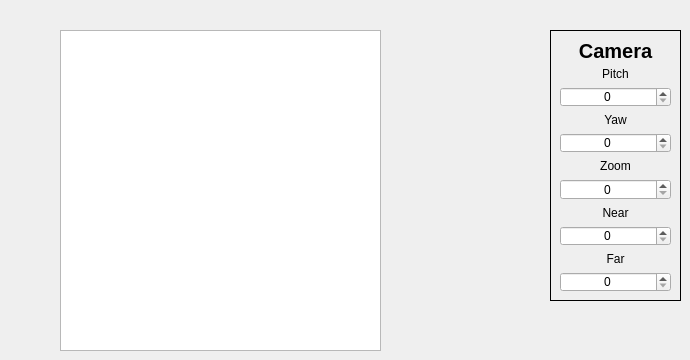
    <widget class="QWidget" name="cameraPage">
     <widget class="QFrame" name="camera">
      <property name="geometry">
       <rect>
        <x>550</x>
        <y>30</y>
        <width>131</width>
        <height>271</height>
       </rect>
      </property>
      <property name="frameShape">
       <enum>QFrame::Box</enum>
      </property>
      <property name="frameShadow">
       <enum>QFrame::Plain</enum>
      </property>
      <layout class="QGridLayout" name="gridLayout_2">
       <item row="0" column="0">
        <widget class="QLabel" name="cameraLabel">
         <property name="font">
          <font>
           <pointsize>15</pointsize>
           <weight>75</weight>
           <bold>true</bold>
          </font>
         </property>
         <property name="text">
          <string>Camera</string>
         </property>
         <property name="alignment">
          <set>Qt::AlignCenter</set>
         </property>
         <property name="textInteractionFlags">
          <set>Qt::NoTextInteraction</set>
         </property>
        </widget>
       </item>
       <item row="1" column="0">
        <widget class="QLabel" name="pitchLabel">
         <property name="layoutDirection">
          <enum>Qt::LeftToRight</enum>
         </property>
         <property name="autoFillBackground">
          <bool>false</bool>
         </property>
         <property name="text">
          <string>Pitch</string>
         </property>
         <property name="alignment">
          <set>Qt::AlignCenter</set>
         </property>
         <property name="textInteractionFlags">
          <set>Qt::NoTextInteraction</set>
         </property>
        </widget>
       </item>
       <item row="2" column="0">
        <widget class="QSpinBox" name="pitchSpinBox">
         <property name="alignment">
          <set>Qt::AlignCenter</set>
         </property>
        </widget>
       </item>
       <item row="3" column="0">
        <widget class="QLabel" name="yawLabel">
         <property name="cursor">
          <cursorShape>ArrowCursor</cursorShape>
         </property>
         <property name="text">
          <string>Yaw</string>
         </property>
         <property name="alignment">
          <set>Qt::AlignCenter</set>
         </property>
         <property name="textInteractionFlags">
          <set>Qt::NoTextInteraction</set>
         </property>
        </widget>
       </item>
       <item row="4" column="0">
        <widget class="QSpinBox" name="yawSpinBox">
         <property name="alignment">
          <set>Qt::AlignCenter</set>
         </property>
        </widget>
       </item>
       <item row="5" column="0">
        <widget class="QLabel" name="zoomLabel">
         <property name="text">
          <string>Zoom</string>
         </property>
         <property name="alignment">
          <set>Qt::AlignCenter</set>
         </property>
         <property name="textInteractionFlags">
          <set>Qt::NoTextInteraction</set>
         </property>
        </widget>
       </item>
       <item row="6" column="0">
        <widget class="QSpinBox" name="zoomSpinBox">
         <property name="alignment">
          <set>Qt::AlignCenter</set>
         </property>
        </widget>
       </item>
       <item row="7" column="0">
        <widget class="QLabel" name="nearLabel">
         <property name="text">
          <string>Near</string>
         </property>
         <property name="alignment">
          <set>Qt::AlignCenter</set>
         </property>
         <property name="textInteractionFlags">
          <set>Qt::NoTextInteraction</set>
         </property>
        </widget>
       </item>
       <item row="8" column="0">
        <widget class="QSpinBox" name="nearSpinBox">
         <property name="alignment">
          <set>Qt::AlignCenter</set>
         </property>
        </widget>
       </item>
       <item row="9" column="0">
        <widget class="QLabel" name="farLabel">
         <property name="text">
          <string>Far</string>
         </property>
         <property name="alignment">
          <set>Qt::AlignCenter</set>
         </property>
         <property name="textInteractionFlags">
          <set>Qt::NoTextInteraction</set>
         </property>
        </widget>
       </item>
       <item row="10" column="0">
        <widget class="QSpinBox" name="farSpinBox">
         <property name="alignment">
          <set>Qt::AlignCenter</set>
         </property>
        </widget>
       </item>
      </layout>
      <zorder>pitchLabel</zorder>
      <zorder>yawLabel</zorder>
      <zorder>cameraLabel</zorder>
      <zorder>zoomLabel</zorder>
      <zorder>nearLabel</zorder>
      <zorder>farLabel</zorder>
      <zorder>pitchSpinBox</zorder>
      <zorder>yawSpinBox</zorder>
      <zorder>zoomSpinBox</zorder>
      <zorder>nearSpinBox</zorder>
      <zorder>farSpinBox</zorder>
     </widget>
     <widget class="QListWidget" name="CameraListWidget">
      <property name="geometry">
       <rect>
        <x>60</x>
        <y>30</y>
        <width>321</width>
        <height>321</height>
       </rect>
      </property>
     </widget>
    </widget>
